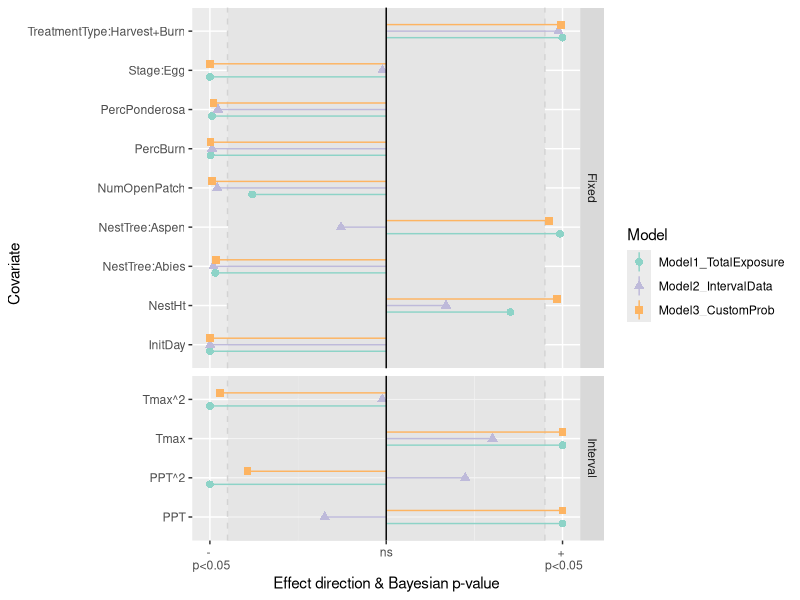
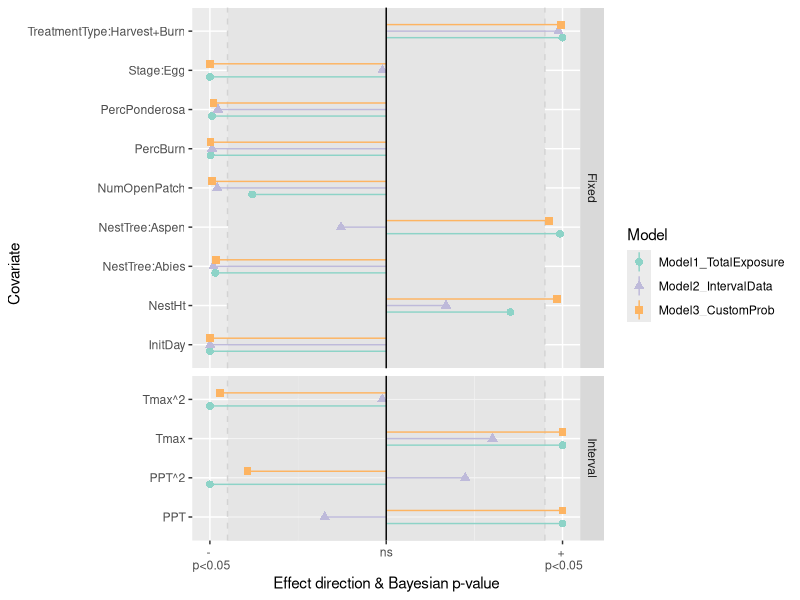

Write the R code that produced these figures, in order.
# Model pvalue results
# Ana Miller-ter Kuile
# May 15, 2023

# this script generates posterior plots for all model p-values


# Load packages -----------------------------------------------------------


# Load packages, here and tidyverse for coding ease, 
package.list <- c("here", "tidyverse", 
                  "patchwork")


## Installing them if they aren't already on the computer
new.packages <- package.list[!(package.list %in% 
                                 installed.packages()[,"Package"])]
if(length(new.packages)) install.packages(new.packages)

## And loading them
for(i in package.list){library(i, character.only = T)}


# Load posteriors ---------------------------------------------------------

m1 <- read.csv(here("data_outputs",
                    "01_whwonests",
                    "04_posterior_summaries",
                    "Model1_pvalues.csv"))

m2 <- read.csv(here("data_outputs",
                    "01_whwonests",
                    "04_posterior_summaries",
                    "Model2_pvalues.csv"))

m3 <- read.csv(here("data_outputs",
                    "01_whwonests",
                    "04_posterior_summaries",
                    "Model3_pvalues.csv"))


# Merge data --------------------------------------------------------------

post <- bind_rows(m1, m2, m3)


# Filter out where all are NA ---------------------------------------------

post2 <- post %>%
  group_by(zvalue) %>%
  filter(any(p_cat == "s")) %>%
  mutate(group = case_when(zvalue %in% c("Tmax^2", "PPT^2",
                                         "PPT", "Tmax") ~ "Interval",
                           TRUE ~ "Fixed")) %>%
  ungroup() %>%
  rowwise() %>%
  mutate(mean_dir = Mean-0.5)

labs <- c("- \n p<0.05", "ns", "+ \n p<0.05")

post2 %>%
  mutate(mod_sig = paste(Model, p_cat, sep = "_")) %>%
  ggplot() +  
  geom_rect(aes(xmin = -Inf, 
                xmax = Inf, 
                ymin = -.45, 
                ymax = .45),
            fill = "lightgrey",
            alpha = 0.02) +
  geom_hline(yintercept = .45, linetype = 2, color = "lightgrey") +
  geom_hline(yintercept = -0.45, linetype = 2, color = "lightgrey") +
  # geom_bar(aes(x = zvalue, y = mean_dir,
  #                fill = Model),
  #            position = "dodge",
  #          stat = "identity",
  #          color = "gray47")+  
  geom_pointrange(aes(x = zvalue, y = mean_dir,
                      ymin= 0, ymax = mean_dir,
                      color = Model,
                      shape = Model),
                  size = 0.5,
                  position = position_dodge(width = 0.5)) +
  geom_hline(yintercept = 0) +
  scale_y_continuous(labels = labs, breaks = c(-0.5, 0, 0.5)) +
  scale_color_manual(values = c( '#8dd3c7', 
                                          '#bebada', 
                                          '#fdb462'
                                         )) +
  coord_flip()  +
  labs(x = "Covariate", y = "Effect direction & Bayesian p-value") +
  facet_grid(group~., scales= "free", space = "free_y")

ggsave(filename = here("pictures",
                       "whwo_pvalues.pdf"),
       height = 6, 
       width = 7,
       units = "in")

